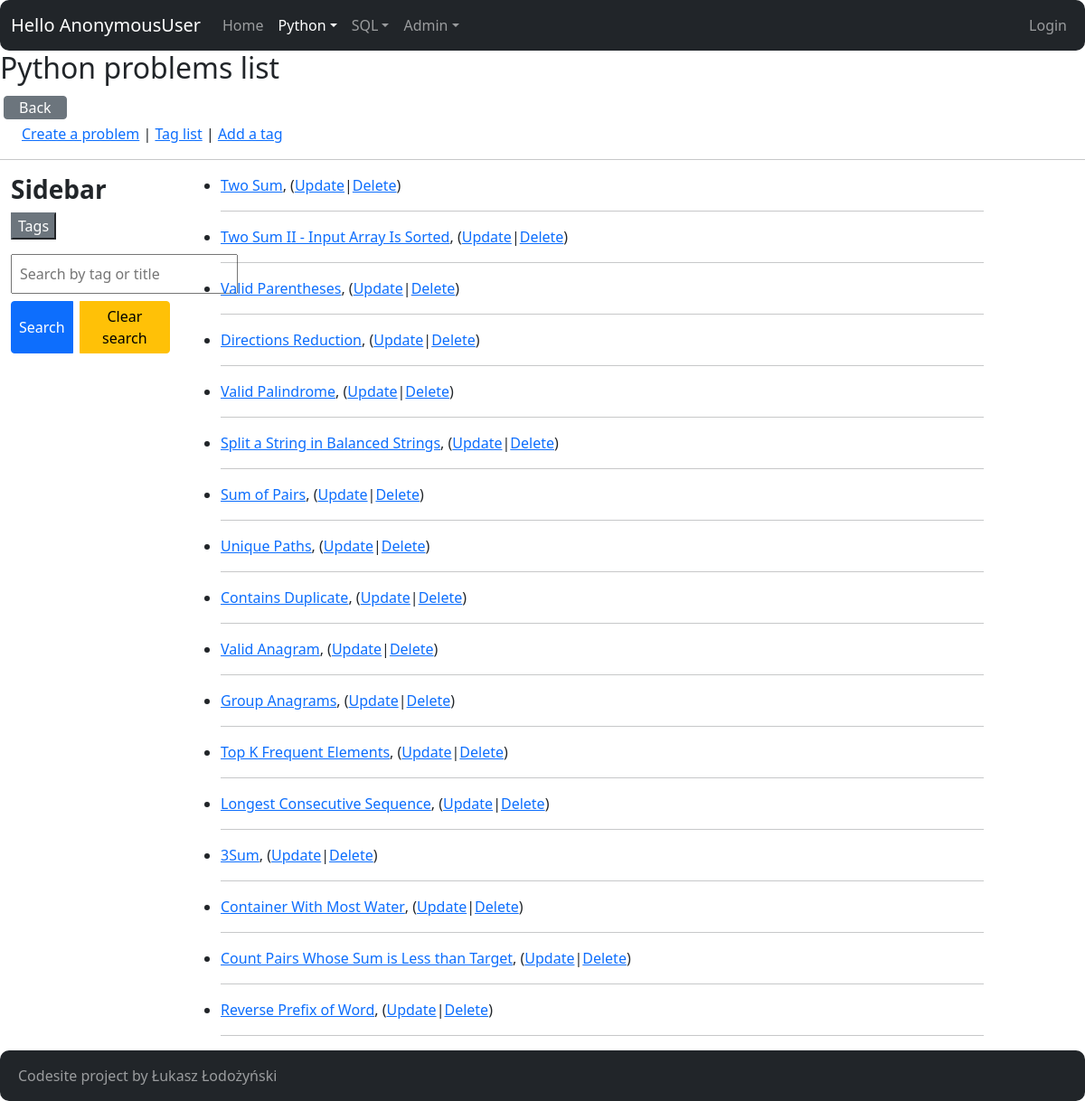
Page /python/ on the earlier database version.
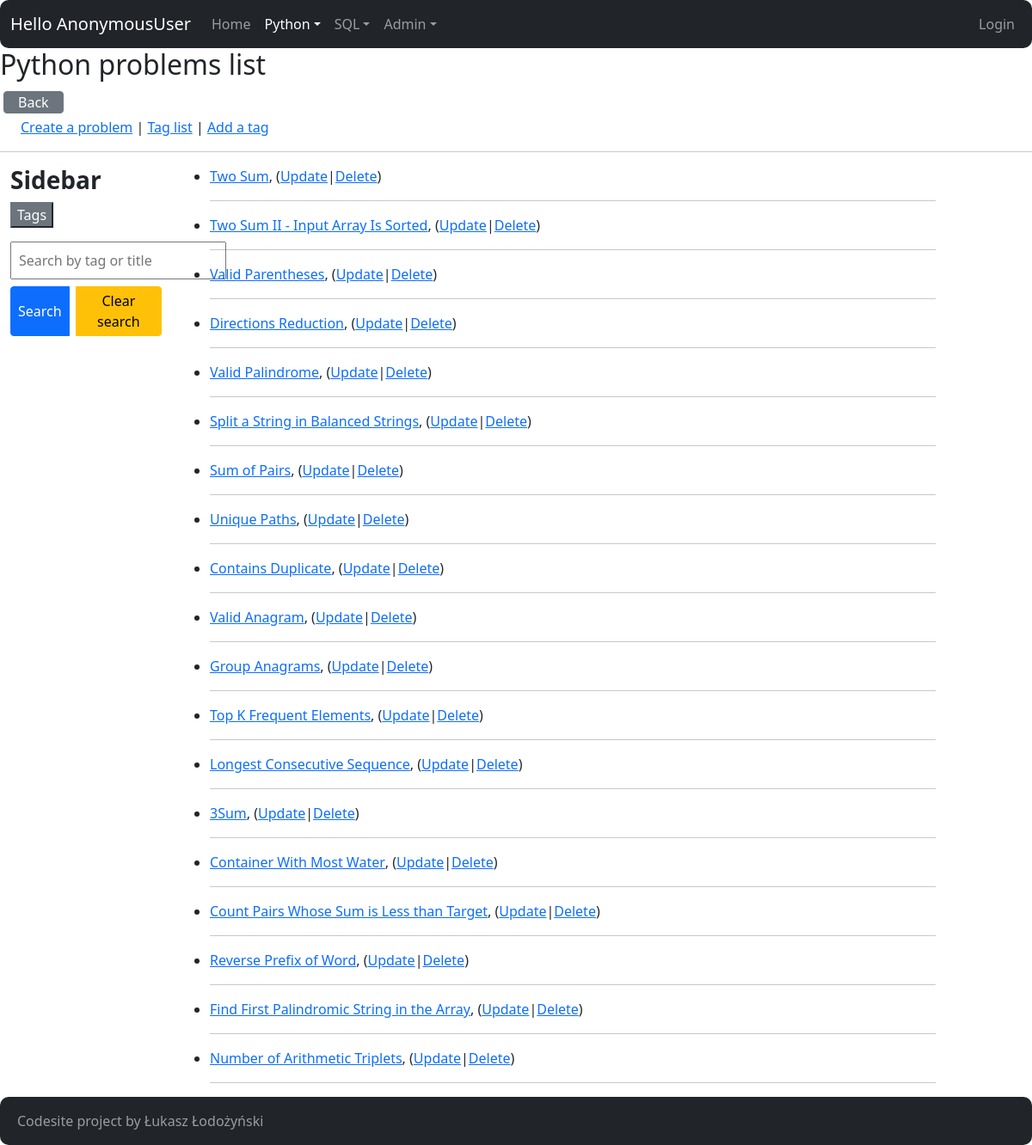
Same page on the later database version.
### python_problems/models.py (models this page shows, shortened)
class Problem(models.Model):
    tags = models.ManyToManyField("Tag")
    title = models.CharField(max_length=200)
    difficulty = models.ForeignKey(
        Difficulty, related_name="co_to1", on_delete=models.DO_NOTHING)
    time_complexity = models.ForeignKey(
        Complexity, related_name="co_to2", on_delete=models.DO_NOTHING)
    space_complexity = models.ForeignKey(
        Complexity, related_name="co_to3", on_delete=models.DO_NOTHING)
    url = models.CharField(max_length=200)
    description = models.TextField(blank=False, null=False)
    is_solved = models.BooleanField(default=False)
    solution = models.TextField(blank=True, null=True)
    testcase = models.TextField(blank=True, null=True)

### python_problems/views.py (the view)
# urls.py: path("", views.ProblemIndexView.as_view(), name="index"),
class ProblemIndexView(ListView):
    model = Problem
    def get_context_data(self, **kwargs):
        context = super(ProblemIndexView, self).get_context_data(**kwargs)
        query = self.request.GET.get("query", "")
        problem_list = self.model.objects.all()
        if query:
            problem_list = problem_list.filter(
                Q(tags__name__icontains=query) | Q(title__icontains=query)).distinct()
        context["problem_list"] = problem_list
        context["query"] = query
        return context

### core/context_processors.py (called while the page is built)
def settings(request):
    return {
        'settings': django_settings,
    }

### python_problems/models.py (called while the page is built)
    def __str__(self):
        return self.name

### python_problems/templates/python_problems/problem_list.html (shortened to what this page needs)
{% extends "core/base.html" %}
{% block content %}
  {% load static %}
  <link rel="stylesheet" href="{% static 'python_problems/style.css' %}">
  <h2>Python problems list</h2>
  <a href="/" class="btn btn-secondary px-3 py-0 m-1">Back</a>
  <br>
  <a href="create/" class="ms-4">Create a problem</a> |
  <a href="tag/">Tag list</a> |
  <a href="tag/create/">Add a tag</a>
  <hr>
  <div class="container-fluid pb-6">
    <div class="row">
      <div class="col-md-2">
        <h3>
          <b>Sidebar</b>
        </h3>
        <button onclick="toggleTags()" class="btn-secondary ms-0 mb-3">Tags</button>
        <form method="get" action="{% url 'python_problems:index' %}">
          <input name="query"
                 class="px-2 py-2 mb-2"
                 type="text"
                 value="{{ query }}"
                 placeholder="Search by tag or title">
          <div class="btn-group btn-group-horizontal gap-2">
            <button class="btn btn-primary mb-2 px-2">Search</button>
            <a class="btn btn-warning mb-2 p-1"
               href="{% url 'python_problems:index' %}"
               role="button">Clear search</a>
          </div>
        </form>
      </div>
      <div class="col-md-9">
        {% if problem_list %}
          <ul>
            {% for problem in problem_list %}
              <li>
                <div class="problem-container flex">
                  <a href="{% url 'python_problems:detail' problem.id %}">{{ problem.title }}</a>,
                  (<a href="{% url 'python_problems:problem-update' problem.id %}">Update</a> |
                  <a href="{% url 'python_problems:problem-delete' problem.id %}">Delete</a>)
                </div>
                <hr>
              </li>
            {% endfor %}
          </ul>
        {% else %}
          <p>No python problems available.</p>
        {% endif %}
      </div>
    </div>
  </div>
{% endblock content %}

Differences in the rows shown:
added Problem: title "Find First Palindromic String in the Array"
added Problem: title "Number of Arithmetic Triplets"
